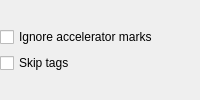
<ui version="4.0" stdsetdef="1" >
  <author></author>
  <comment></comment>
  <exportmacro></exportmacro>
  <class>findExtension</class>
  <widget class="QWidget" name="findExtension" >
    <layout class="QVBoxLayout" >
      <property name="margin" >
        <number>0</number>
      </property>
      <item>
        <layout class="QVBoxLayout" >
          <property name="margin" >
            <number>0</number>
          </property>
          <item>
            <widget class="QCheckBox" name="m_ignoreAccelMarks" >
              <property name="text" >
                <string>Ignore accelerator marks</string>
              </property>
              <property name="whatsThis" stdset="0" >
                <string>Ignore accelerator marks</string>
              </property>
            </widget>
          </item>
          <item>
            <widget class="QCheckBox" name="m_skipTags" >
              <property name="text" >
                <string>Skip tags</string>
              </property>
              <property name="whatsThis" stdset="0" >
                <string>Skip tags</string>
              </property>
            </widget>
          </item>
        </layout>
      </item>
    </layout>
  </widget>
  <pixmapfunction>qPixmapFromMimeSource</pixmapfunction>
</ui>
